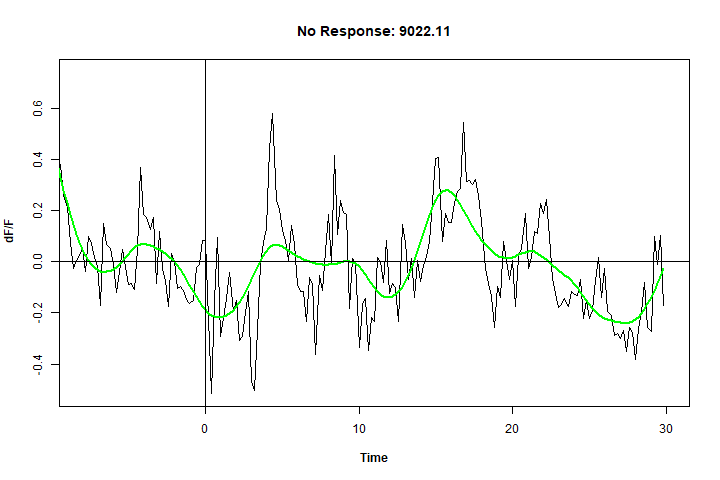

Write R code to recreate this figure.
## Required packages
library(data.table)
library(dplyr)
library(tidyverse)
library(gsignal)
library(boxfilter)
library(npreg)
## Open a png file
png(filename = "./plots/NR9022.11ss.png", width = 720, height = 480)
## make the plot
ss <- ss(G9022.11$time, G9022.11$dFF, nknots = 15, m = 2)
plot(G9022.11$time, G9022.11$dFF, type = "l", xlim = c(-8, 30), main = "No Response: 9022.11", 
     xlab = substitute(paste(bold('Time'))), ylab = substitute(paste(bold('dF/F'))))
lines(predict(ss, G9022.11$time), col = "green", lwd = 2)
abline(a = 0, b = 0, h = 0, v = 0, lwd = 1)
dev.off()